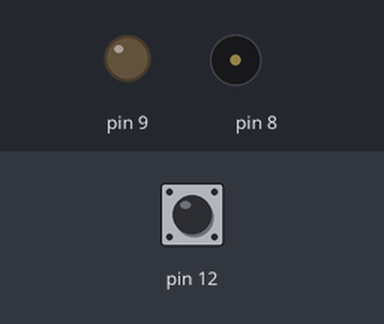
The sketch below on a simulated Arduino Uno, built with avr-gcc and run on an emulated ATmega328P. Shown: output pins drawn as LEDs (lit = HIGH), buzzer (waves = sounding). Dashed ring = blinking. The test bench sets the inputs (shaded band); at power-on: pin 12 HIGH.

Above: at 1.2 s.
1.3 s: pin 12 pulled LOW for 0.15 s
At 6.1 s:
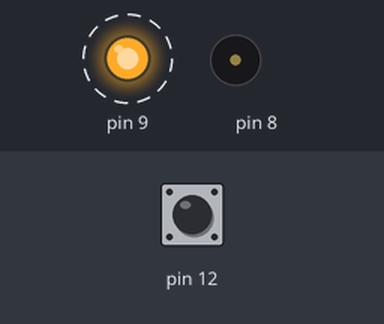
At 6.9 s:
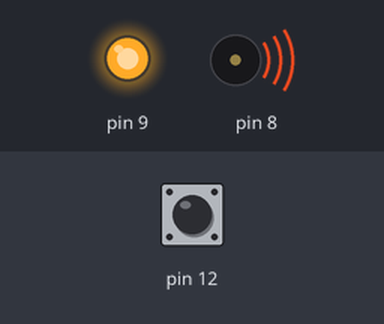
Timing chart, 0 to 13.4 s (numbered marks = the images above; inputs shaded):
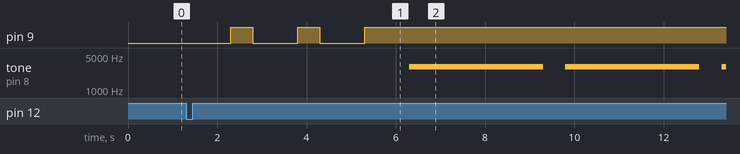

The sketch:

task_3.ino
```cpp
/*
Омегабот должен при нажатии на кнопку на плате расширения помигать 3 раза светодиодом (каждый сигнал светодиода длится 1 секунду),
затем 3 раза издать звук модулем пьезодинамика (каждый звук пьезодинамика длится 3 секунды), затем опять подать 3 сигнала светодиодом.
Между действиями перерыв полсекунды. Цикл не повторять.
*/

int ButtonRead(int ButtonPin)
{
  int Data = digitalRead(ButtonPin);
  if(ButtonPin == 12) Data = !Data;
  return Data;
}

void LedControl(int LedPin, int State)
{
  if(LedPin != 13)  State = !State;
  digitalWrite(LedPin, State);
}

void LedBlinks(int LedPin, int Count, int TimeON, int TimeOFF)
{
  for(int i = 0; i < Count; i++)
  {
    LedControl(LedPin, 1);
    delay(TimeON);
    LedControl(LedPin, 0);
    delay(TimeOFF);
  }
}

void PiezoBeep(int PiezoPin, int Tone, int TimeON, int TimeOFF, int Count)
{
  for(int i = 0; i < Count; i++)
  {
    tone(PiezoPin, Tone);
    delay(TimeON);
    noTone(PiezoPin);
    delay(TimeOFF);
  }
}


void setup()
{
  pinMode(12, INPUT_PULLUP);
  pinMode(9, OUTPUT);
}

void loop()
{
  while ( ButtonRead(12) )
  {
    LedBlinks(9, 3, 1000, 500);
    delay( 500 );
    PiezoBeep(8, 3000, 3000, 500, 3);
    delay( 500 );
    LedBlinks(9, 3, 1000, 500);
  }

}
```

Measured:
- after the input at 1.3 s, pin 9: alternates HIGH for 0.50 s and LOW for 1.0 s, 5 changes in all, then stays HIGH, starting after 1.0 s; tone on pin 8: alternates 3000 Hz for 3.0 s and silent for 0.50 s, starting after 5.0 s
